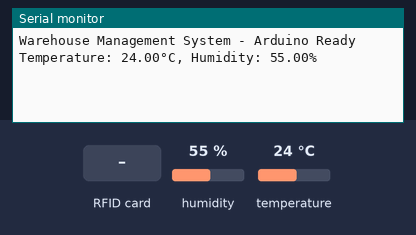
Simulated run of this sketch. Board: Arduino Uno, built with avr-gcc and run on an emulated ATmega328P. On the bench: the last lines printed to the serial monitor. The test bench sets the inputs (shaded band); at power-on: humidity 55 %, temperature 24 °C.

Above: at 2.2 s.
2.3 s: RFID card 23 AB 7C 31 held to the reader
At 3.5 s:
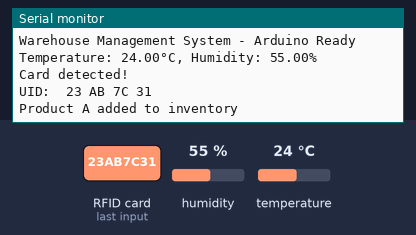
3.8 s: RFID card 03 D0 DB EE held to the reader
At 3.98 s:
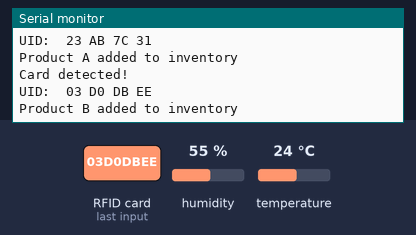
5.3 s: RFID card FE 6D B8 03 held to the reader
At 5.9 s:
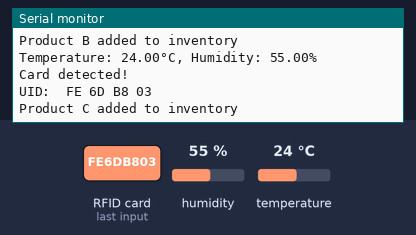
6.8 s: RFID card 5E 7A 19 C4 held to the reader
At 7.8 s:
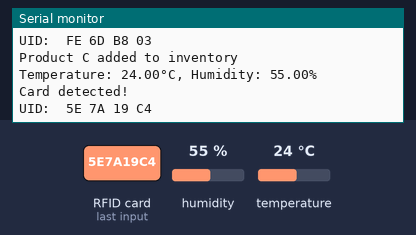
8.3 s: humidity set to 22 %
At 9.2 s:
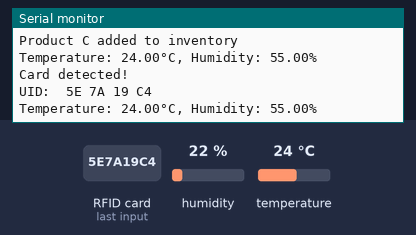
9.8 s: temperature set to 12 °C
At 11.2 s:
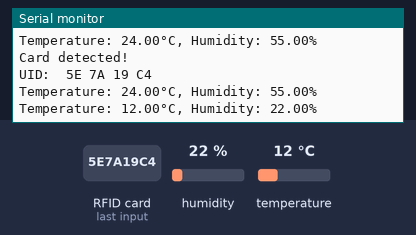

The sketch:

uno.ino
```cpp
// Arduino UNO Code for Warehouse Management System
#include <SPI.h>
#include <MFRC522.h>
#include <DHT.h>
#include <SoftwareSerial.h>

// Pin definitions
#define RST_PIN         9
#define SS_PIN          10
#define DHT_PIN         2
#define DHT_TYPE        DHT11

// Create instances
MFRC522 rfid(SS_PIN, RST_PIN);
DHT dht(DHT_PIN, DHT_TYPE);
SoftwareSerial nodeSerial(3, 4); // RX, TX for communication with NodeMCU

// Variables for RFID
byte knownTags[][4] = {
  {0x23, 0xAB, 0x7C, 0x31}, // Example tag 1
  {0x03, 0xD0, 0xDb, 0xEE},
  {0xFE,0x6D,0xB8,0x03}
};
String tagNames[] = {"Product A", "Product B","Product C"};
bool tagPresent[3] = {false, false, false};

// Variables for sensor readings
float temperature = 0;
float humidity = 0;
unsigned long previousMillis = 0;
const long interval = 2000; // Interval for sensor readings

void setup() {
  // Initialize serial communications
  Serial.begin(9600);
  nodeSerial.begin(9600);

  // Initialize SPI bus and RFID
  SPI.begin();
  rfid.PCD_Init();

  // Initialize DHT sensor
  dht.begin();

  Serial.println("Warehouse Management System - Arduino Ready");
  delay(1000);
}

void loop() {
  unsigned long currentMillis = millis();

  // Read temperature and humidity at regular intervals
  if (currentMillis - previousMillis >= interval) {
    previousMillis = currentMillis;
    readDHT();
    sendDataToNodeMCU();
  }

  // Check for RFID tags
  readRFID();
}

void readDHT() {
  // Read temperature and humidity
  humidity = dht.readHumidity();
  temperature = dht.readTemperature();

  // Check if readings are valid
  if (isnan(humidity) || isnan(temperature)) {
    Serial.println("Failed to read from DHT sensor!");
    return;
  }

  Serial.print("Temperature: ");
  Serial.print(temperature);
  Serial.print("°C, Humidity: ");
  Serial.print(humidity);
  Serial.println("%");
}

void readRFID() {
  // Check if there's a new card present
  if (!rfid.PICC_IsNewCardPresent() || !rfid.PICC_ReadCardSerial())
    return;

  Serial.println("Card detected!");

  // Show UID on serial monitor
  Serial.print("UID: ");
  String content = "";
  byte letter;
  for (byte i = 0; i < rfid.uid.size; i++) {
    Serial.print(rfid.uid.uidByte[i] < 0x10 ? " 0" : " ");
    Serial.print(rfid.uid.uidByte[i], HEX);
    content.concat(String(rfid.uid.uidByte[i] < 0x10 ? " 0" : " "));
    content.concat(String(rfid.uid.uidByte[i], HEX));
  }
  Serial.println();

  // Check if it's a known tag
  for (int i = 0; i < sizeof(knownTags)/sizeof(knownTags[0]); i++) {
    bool match = true;
    for (int j = 0; j < 4; j++) {
      if (rfid.uid.uidByte[j] != knownTags[i][j]) {
        match = false;
        break;
      }
    }

    if (match) {
      tagPresent[i] = !tagPresent[i]; // Toggle presence
      Serial.print(tagNames[i]);
      Serial.println(tagPresent[i] ? " added to inventory" : " removed from inventory");

      // Send RFID data to NodeMCU
      nodeSerial.print("RFID:");
      nodeSerial.print(i);
      nodeSerial.print(":");
      nodeSerial.println(tagPresent[i] ? "1" : "0");
      break;
    }
  }

  // Halt PICC and stop encryption
  rfid.PICC_HaltA();
  rfid.PCD_StopCrypto1();
}

void sendDataToNodeMCU() {
  // Send temperature and humidity data
  nodeSerial.print("DHT:");
  nodeSerial.print(temperature);
  nodeSerial.print(":");
  nodeSerial.println(humidity);

  // Send inventory status
  nodeSerial.print("INV:");
  for (int i = 0; i < sizeof(tagPresent)/sizeof(tagPresent[0]); i++) {
    nodeSerial.print(tagPresent[i] ? "1" : "0");
    if (i < sizeof(tagPresent)/sizeof(tagPresent[0]) - 1) {
      nodeSerial.print(",");
    }
  }
  nodeSerial.println();
}
```

Measured:
- after the input at 2.3 s, the serial monitor: prints a new line at once (image 1)
- after the input at 3.8 s, the serial monitor: prints a new line at once (image 2)
- after the input at 5.3 s, the serial monitor: prints a new line at once (image 3)
- after the input at 6.8 s, the serial monitor: prints a new line at once (image 4)
- after the input at 9.8 s, the serial monitor: prints a new line after 0.26 s (image 6)
